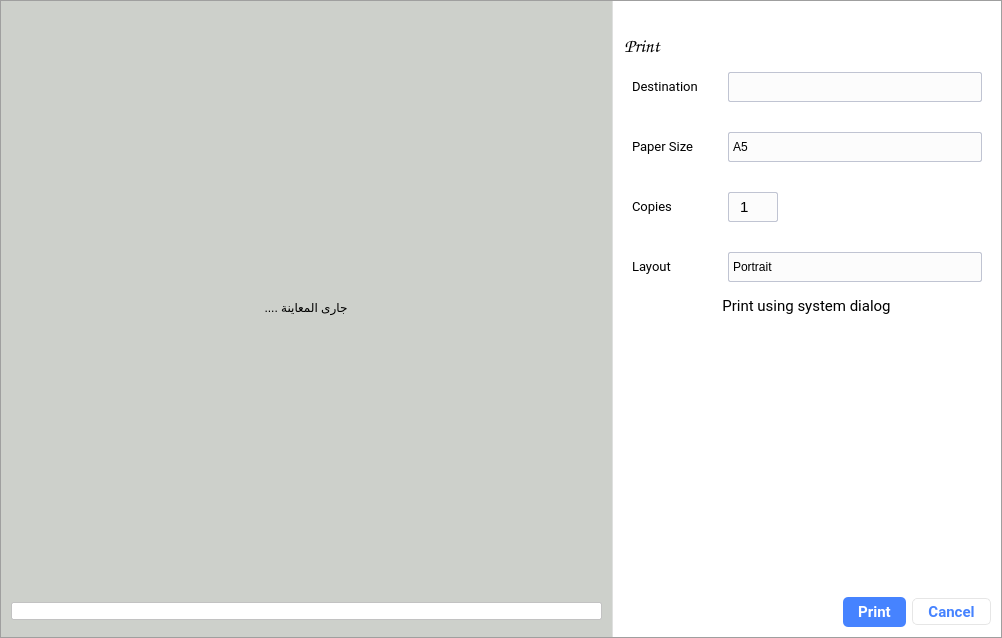
<?xml version="1.0" encoding="UTF-8"?>
<ui version="4.0">
 <class>Dialog</class>
 <widget class="QDialog" name="Dialog">
  <property name="geometry">
   <rect>
    <x>0</x>
    <y>0</y>
    <width>1002</width>
    <height>638</height>
   </rect>
  </property>
  <property name="windowTitle">
   <string>Dialog</string>
  </property>
  <property name="styleSheet">
   <string notr="true"/>
  </property>
  <layout class="QHBoxLayout" name="horizontalLayout">
   <property name="spacing">
    <number>0</number>
   </property>
   <property name="leftMargin">
    <number>0</number>
   </property>
   <property name="topMargin">
    <number>0</number>
   </property>
   <property name="rightMargin">
    <number>0</number>
   </property>
   <property name="bottomMargin">
    <number>0</number>
   </property>
   <item>
    <widget class="QGroupBox" name="dialogbox">
     <property name="styleSheet">
      <string notr="true">QGroupBox{border: 1px solid palette(dark);}</string>
     </property>
     <property name="title">
      <string/>
     </property>
     <layout class="QHBoxLayout" name="horizontalLayout_2">
      <property name="spacing">
       <number>0</number>
      </property>
      <property name="leftMargin">
       <number>0</number>
      </property>
      <property name="topMargin">
       <number>0</number>
      </property>
      <property name="rightMargin">
       <number>0</number>
      </property>
      <property name="bottomMargin">
       <number>0</number>
      </property>
      <item>
       <widget class="QGroupBox" name="mainwin">
        <property name="styleSheet">
         <string notr="true">QGroupBox{border:0;background-color: #cdd0cb;}</string>
        </property>
        <property name="title">
         <string/>
        </property>
        <property name="alignment">
         <set>Qt::AlignCenter</set>
        </property>
        <layout class="QVBoxLayout" name="verticalLayout_2">
         <item>
          <spacer name="verticalSpacer">
           <property name="orientation">
            <enum>Qt::Vertical</enum>
           </property>
           <property name="sizeHint" stdset="0">
            <size>
             <width>20</width>
             <height>40</height>
            </size>
           </property>
          </spacer>
         </item>
         <item>
          <layout class="QHBoxLayout" name="horizontalLayout_3">
           <property name="rightMargin">
            <number>0</number>
           </property>
           <item>
            <spacer name="horizontalSpacer">
             <property name="orientation">
              <enum>Qt::Horizontal</enum>
             </property>
             <property name="sizeHint" stdset="0">
              <size>
               <width>40</width>
               <height>20</height>
              </size>
             </property>
            </spacer>
           </item>
           <item>
            <widget class="QGroupBox" name="group">
             <property name="styleSheet">
              <string notr="true">QGroupBox{background-color: transparent;}
QLabel{background-color:transparent;}</string>
             </property>
             <property name="title">
              <string/>
             </property>
             <layout class="QVBoxLayout" name="verticalLayout_3">
              <item>
               <widget class="QLabel" name="label5">
                <property name="sizePolicy">
                 <sizepolicy hsizetype="Expanding" vsizetype="Expanding">
                  <horstretch>0</horstretch>
                  <verstretch>0</verstretch>
                 </sizepolicy>
                </property>
                <property name="minimumSize">
                 <size>
                  <width>560</width>
                  <height>560</height>
                 </size>
                </property>
                <property name="maximumSize">
                 <size>
                  <width>560</width>
                  <height>560</height>
                 </size>
                </property>
                <property name="styleSheet">
                 <string notr="true">QLabel{background-color:transparent;}</string>
                </property>
                <property name="text">
                 <string>جارى المعاينة ....</string>
                </property>
                <property name="alignment">
                 <set>Qt::AlignCenter</set>
                </property>
               </widget>
              </item>
             </layout>
            </widget>
           </item>
           <item>
            <spacer name="horizontalSpacer_2">
             <property name="orientation">
              <enum>Qt::Horizontal</enum>
             </property>
             <property name="sizeHint" stdset="0">
              <size>
               <width>40</width>
               <height>20</height>
              </size>
             </property>
            </spacer>
           </item>
          </layout>
         </item>
         <item>
          <widget class="QLineEdit" name="urllocation">
           <property name="styleSheet">
            <string notr="true">QLineEdit{border: 1px;border-style: solid;border-color: rgb(194, 194, 194);border-radius: 2px;}</string>
           </property>
           <property name="dragEnabled">
            <bool>false</bool>
           </property>
           <property name="readOnly">
            <bool>true</bool>
           </property>
          </widget>
         </item>
         <item>
          <spacer name="verticalSpacer_2">
           <property name="orientation">
            <enum>Qt::Vertical</enum>
           </property>
           <property name="sizeHint" stdset="0">
            <size>
             <width>20</width>
             <height>40</height>
            </size>
           </property>
          </spacer>
         </item>
        </layout>
       </widget>
      </item>
      <item>
       <widget class="QGroupBox" name="settin">
        <property name="minimumSize">
         <size>
          <width>0</width>
          <height>0</height>
         </size>
        </property>
        <property name="maximumSize">
         <size>
          <width>16777215</width>
          <height>16777215</height>
         </size>
        </property>
        <property name="styleSheet">
         <string notr="true">QWidget{outline: none;show-decoration-selected: 1}
QGroupBox{border:0px;background-color:#ffffff;border-left: 1px solid #dfe0df;}
QComboBox{
background-color:#FCFCFC;
border: 1px;
border-style: solid;
border-color:#c0c4d2;
border-radius:2px;}
QComboBox::drop-down {
subcontrol-origin: padding;
subcontrol-position: top right;
width: 20px;
border-top-right-radius: 3px;
border-bottom-right-radius: 3px;}
QComboBox::down-arrow {image: url(:/MainSources/Down.png);}
QAbstractItemView{border: 2px solid darkgray;selection-background-color: lightgray;font-family:Roboto, 'Segoe UI', Tahoma, sans-serif;font-size:11px;}
QSpinBox{background-color:#FCFCFC;border: 1px solid #c0c4d2;border-radius:2px;}
QSpinBox::up-button {subcontrol-origin: border;
subcontrol-position: top right;
border-width: 1px;}
QSpinBox::up-arrow {
image: url(:/MainSources/up.png);
width: 7px;
height: 7px;}
QSpinBox::down-arrow {
image: url(:/MainSources/downn.png);
width: 7px;
height: 7px;}
QSpinBox::down-button {
subcontrol-origin: border;
subcontrol-position: bottom right;
border-width: 1px;}</string>
        </property>
        <property name="title">
         <string/>
        </property>
        <layout class="QVBoxLayout" name="verticalLayout">
         <property name="topMargin">
          <number>30</number>
         </property>
         <item>
          <widget class="QGroupBox" name="groupBox">
           <property name="font">
            <font>
             <family>Comic Sans MS</family>
             <pointsize>14</pointsize>
            </font>
           </property>
           <property name="styleSheet">
            <string notr="true">QGroupBox{border:0px;}
QLabel{font-family:Roboto, 'Segoe UI', Tahoma, sans-serif;}</string>
           </property>
           <property name="title">
            <string>Print</string>
           </property>
           <layout class="QFormLayout" name="formLayout">
            <property name="horizontalSpacing">
             <number>30</number>
            </property>
            <property name="verticalSpacing">
             <number>30</number>
            </property>
            <property name="topMargin">
             <number>40</number>
            </property>
            <item row="0" column="0">
             <widget class="QLabel" name="label">
              <property name="font">
               <font>
                <family>Roboto</family>
                <pointsize>10</pointsize>
               </font>
              </property>
              <property name="text">
               <string>Destination</string>
              </property>
             </widget>
            </item>
            <item row="0" column="1">
             <widget class="QComboBox" name="printdes">
              <property name="minimumSize">
               <size>
                <width>0</width>
                <height>30</height>
               </size>
              </property>
              <property name="font">
               <font>
                <family>Google Sans</family>
                <pointsize>9</pointsize>
               </font>
              </property>
              <property name="styleSheet">
               <string notr="true"/>
              </property>
              <property name="maxVisibleItems">
               <number>15</number>
              </property>
              <property name="sizeAdjustPolicy">
               <enum>QComboBox::AdjustToMinimumContentsLengthWithIcon</enum>
              </property>
              <property name="minimumContentsLength">
               <number>30</number>
              </property>
             </widget>
            </item>
            <item row="1" column="1">
             <widget class="QComboBox" name="printpsize">
              <property name="minimumSize">
               <size>
                <width>0</width>
                <height>30</height>
               </size>
              </property>
              <item>
               <property name="text">
                <string>A5</string>
               </property>
              </item>
              <item>
               <property name="text">
                <string>Letter</string>
               </property>
              </item>
              <item>
               <property name="text">
                <string>Legal</string>
               </property>
              </item>
              <item>
               <property name="text">
                <string>A4</string>
               </property>
              </item>
              <item>
               <property name="text">
                <string>B5</string>
               </property>
              </item>
              <item>
               <property name="text">
                <string>A6</string>
               </property>
              </item>
             </widget>
            </item>
            <item row="1" column="0">
             <widget class="QLabel" name="label_2">
              <property name="font">
               <font>
                <family>Roboto</family>
                <pointsize>10</pointsize>
               </font>
              </property>
              <property name="text">
               <string>Paper Size</string>
              </property>
             </widget>
            </item>
            <item row="3" column="1">
             <widget class="QComboBox" name="layoutP">
              <property name="minimumSize">
               <size>
                <width>0</width>
                <height>30</height>
               </size>
              </property>
              <item>
               <property name="text">
                <string>Portrait</string>
               </property>
              </item>
              <item>
               <property name="text">
                <string>Landscape</string>
               </property>
              </item>
             </widget>
            </item>
            <item row="3" column="0">
             <widget class="QLabel" name="label_4">
              <property name="font">
               <font>
                <family>Roboto</family>
                <pointsize>10</pointsize>
               </font>
              </property>
              <property name="text">
               <string>Layout</string>
              </property>
             </widget>
            </item>
            <item row="2" column="1">
             <widget class="QSpinBox" name="spinBox">
              <property name="minimumSize">
               <size>
                <width>0</width>
                <height>30</height>
               </size>
              </property>
              <property name="maximumSize">
               <size>
                <width>50</width>
                <height>16777215</height>
               </size>
              </property>
              <property name="font">
               <font>
                <pointsize>11</pointsize>
               </font>
              </property>
              <property name="alignment">
               <set>Qt::AlignCenter</set>
              </property>
              <property name="minimum">
               <number>1</number>
              </property>
             </widget>
            </item>
            <item row="2" column="0">
             <widget class="QLabel" name="label_3">
              <property name="font">
               <font>
                <family>Roboto</family>
                <pointsize>10</pointsize>
               </font>
              </property>
              <property name="text">
               <string>Copies</string>
              </property>
             </widget>
            </item>
           </layout>
          </widget>
         </item>
         <item>
          <widget class="QPushButton" name="printdialog">
           <property name="font">
            <font>
             <family>Roboto</family>
             <pointsize>11</pointsize>
            </font>
           </property>
           <property name="layoutDirection">
            <enum>Qt::RightToLeft</enum>
           </property>
           <property name="styleSheet">
            <string notr="true">QPushButton {font-family:Roboto, 'Segoe UI', Tahoma, sans-serif;border:0px;}
QPushButton::hover {color:#4683ff;border:0px;}</string>
           </property>
           <property name="text">
            <string>Print using system dialog</string>
           </property>
           <property name="icon">
            <iconset resource="sources.qrc">
             <normaloff>:/MainSources/link.png</normaloff>:/MainSources/link.png</iconset>
           </property>
           <property name="default">
            <bool>false</bool>
           </property>
           <property name="flat">
            <bool>true</bool>
           </property>
          </widget>
         </item>
         <item>
          <spacer name="verticalSpacer_3">
           <property name="orientation">
            <enum>Qt::Vertical</enum>
           </property>
           <property name="sizeHint" stdset="0">
            <size>
             <width>20</width>
             <height>40</height>
            </size>
           </property>
          </spacer>
         </item>
         <item>
          <layout class="QHBoxLayout" name="horizontalLayout_4">
           <item>
            <spacer name="horizontalSpacer_3">
             <property name="orientation">
              <enum>Qt::Horizontal</enum>
             </property>
             <property name="sizeHint" stdset="0">
              <size>
               <width>40</width>
               <height>20</height>
              </size>
             </property>
            </spacer>
           </item>
           <item>
            <widget class="QPushButton" name="pusprint">
             <property name="minimumSize">
              <size>
               <width>0</width>
               <height>30</height>
              </size>
             </property>
             <property name="font">
              <font>
               <family>Roboto</family>
               <pointsize>11</pointsize>
               <weight>75</weight>
               <bold>true</bold>
              </font>
             </property>
             <property name="styleSheet">
              <string notr="true">QPushButton {
border-radius:5px;
background-color: #4683ff;
color: #ffffff;
font-family:Roboto, 'Segoe UI', Tahoma, sans-serif;
padding-left:15px;
padding-right:15px;}
QPushButton::hover {background-color:#568dff;}</string>
             </property>
             <property name="text">
              <string>Print</string>
             </property>
            </widget>
           </item>
           <item>
            <widget class="QPushButton" name="close">
             <property name="minimumSize">
              <size>
               <width>0</width>
               <height>27</height>
              </size>
             </property>
             <property name="font">
              <font>
               <family>Roboto</family>
               <pointsize>11</pointsize>
               <weight>75</weight>
               <bold>true</bold>
              </font>
             </property>
             <property name="styleSheet">
              <string notr="true">QPushButton {
border-radius:5px;
border:1px solid #e6e6e6;
background-color: #ffffff;
color: #4683ff;
font-family:Roboto, 'Segoe UI', Tahoma, sans-serif;
padding-left:15px;
padding-right:15px;}
QPushButton::hover {background-color:#ecf2ff;}</string>
             </property>
             <property name="text">
              <string>Cancel</string>
             </property>
            </widget>
           </item>
          </layout>
         </item>
        </layout>
       </widget>
      </item>
     </layout>
    </widget>
   </item>
  </layout>
 </widget>
 <resources>
  <include location="sources.qrc"/>
 </resources>
 <connections>
  <connection>
   <sender>close</sender>
   <signal>clicked()</signal>
   <receiver>Dialog</receiver>
   <slot>reject()</slot>
   <hints>
    <hint type="sourcelabel">
     <x>989</x>
     <y>832</y>
    </hint>
    <hint type="destinationlabel">
     <x>475</x>
     <y>743</y>
    </hint>
   </hints>
  </connection>
  <connection>
   <sender>pusprint</sender>
   <signal>clicked()</signal>
   <receiver>Dialog</receiver>
   <slot>accept()</slot>
   <hints>
    <hint type="sourcelabel">
     <x>905</x>
     <y>834</y>
    </hint>
    <hint type="destinationlabel">
     <x>531</x>
     <y>-17</y>
    </hint>
   </hints>
  </connection>
 </connections>
</ui>
